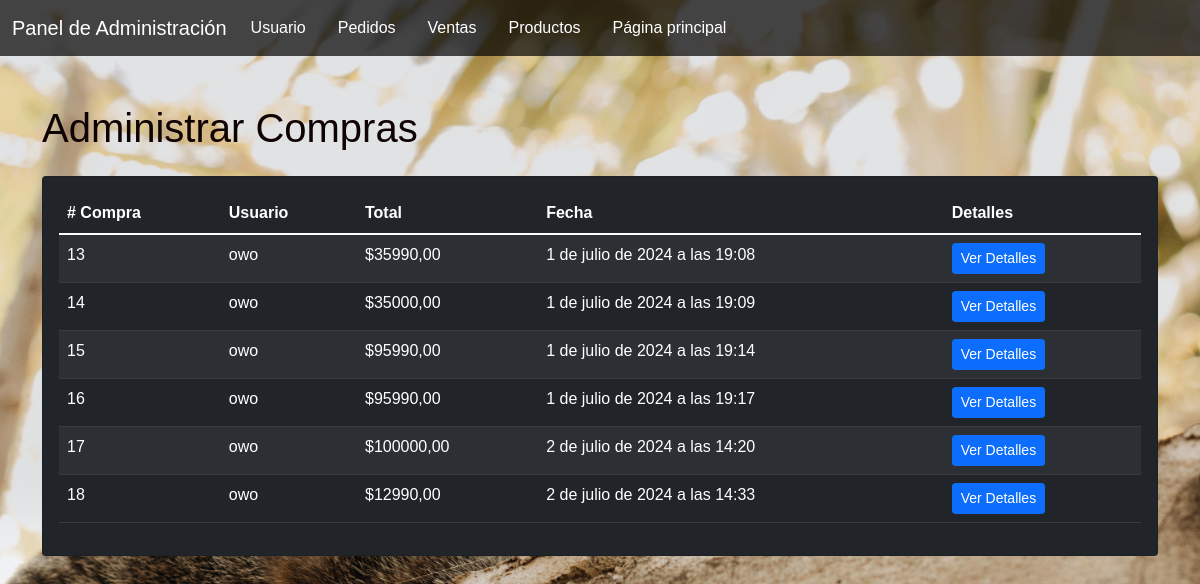
Page /adPedidos/ (signed in) on the earlier database version.
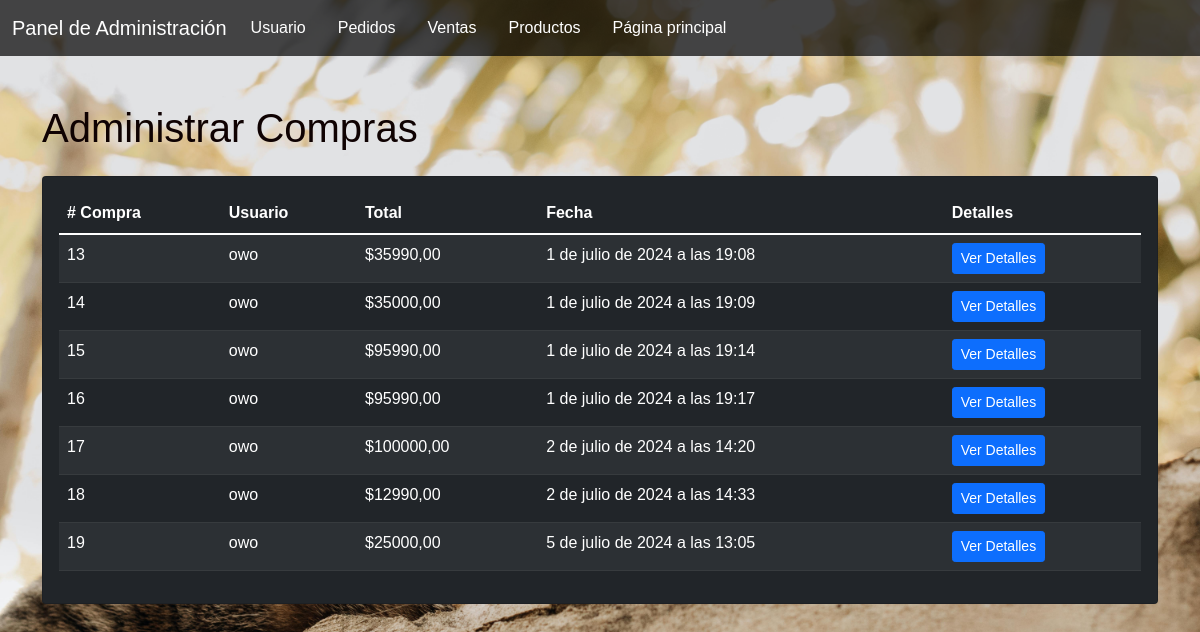
Same page on the later database version.
### aplicacion/models.py (models this page shows, shortened)
class Compra(models.Model):
    user = models.ForeignKey(User, on_delete=models.CASCADE)
    total = models.DecimalField(max_digits=10, decimal_places=2)
    created_at = models.DateTimeField(auto_now_add=True)

### aplicacion/views.py (the view)
# urls.py: path('adPedidos/',adPedidos,name='adPedidos'),
@login_required
@permission_required('aplicacion.add_permission')
def adPedidos(requets):
    compras = Compra.objects.all()
    return render(requets, 'aplicacion/adPedidos.html', {'compras': compras})

### aplicacion/templates/aplicacion/adPedidos.html (shortened to what this page needs)
{% load static %}
<!DOCTYPE html>
<html lang="en">
<head>
  <link href="https://cdnjs.cloudflare.com/ajax/libs/bootstrap/5.1.3/css/bootstrap.min.css" rel="stylesheet">
</head>
<body>
  <nav class="navbar navbar-expand-lg navbar-dark navbar-custom">
    <div class="container-fluid">
      <a class="navbar-brand" href="#">Panel de Administración</a>
      <div class="collapse navbar-collapse" id="navbarNav">
        <ul class="navbar-nav">
          <li class="nav-item">
            <a class="nav-link" href="{% url 'adUsuario' %}">Usuario</a>
        </li>
        <li class="nav-item">
            <a class="nav-link" href="{% url 'adPedidos' %}">Pedidos</a>
        </li>
        <li class="nav-item">
            <a class="nav-link" href="{% url 'adVentas' %}">Ventas</a>
        </li>
        <li class="nav-item">
          <a class="nav-link" href="{% url 'adProductos' %}">Productos</a>
      </li>
        <li class="nav-item">
            <a class="nav-link" href="{% url 'menu' %}">Página principal</a>
        </li>
        </ul>
      </div>
    </div>
  </nav>
  <div class="container mt-5">
    <h1 class="mb-4">Administrar Compras</h1>
    <div class="card bg-dark text-white">
      <div class="card-body">
        <div class="table-responsive">
          <table class="table table-striped table-dark">
            <thead>
              <tr>
                <th scope="col"># Compra</th>
                <th scope="col">Usuario</th>
                <th scope="col">Total</th>
                <th scope="col">Fecha</th>
                <th scope="col">Detalles</th>
              </tr>
            </thead>
            <tbody>
              {% for compra in compras %}
                <tr>
                  <td>{{ compra.id }}</td>
                  <td>{{ compra.user.username }}</td>
                  <td>${{ compra.total }}</td>
                  <td>{{ compra.created_at }}</td>
                  <td>
                    <button class="btn btn-sm btn-primary" type="button" data-bs-toggle="collapse" data-bs-target="#compraDetails{{ compra.id }}" aria-expanded="false" aria-controls="compraDetails{{ compra.id }}">
                      Ver Detalles
                    </button>
                  </td>
                </tr>
              {% empty %}
                <tr>
                  <td colspan="5" class="text-center">No hay compras registradas.</td>
                </tr>
              {% endfor %}
            </tbody>
          </table>
        </div>
      </div>
    </div>
  </div>
</body>
</html>

Differences in the rows shown:
added Compra: id "19", user.username "owo", total "25000,00", created_at "5 de julio de 2024 a las 13:05"
